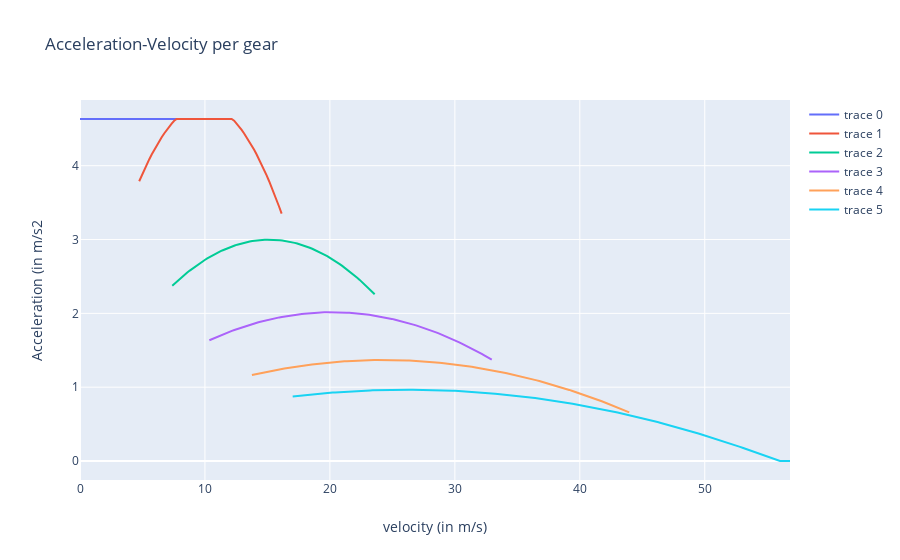

The notebook cell saved with this chart:
### Markdown cell above
# Compute and plot final acceleration curve per gear

### Code cell
outputs = sol['outputs'] # outputs of the dispatcher
layout = go.Layout(title="Acceleration-Velocity per gear",
                xaxis=dict(title='velocity (in m/s)'),
                yaxis=dict(title='Acceleration (in m/s2'))
data = outputs['discrete_acceleration_curves']
fig = go.Figure(data=data, layout=layout)
iplot(fig)
